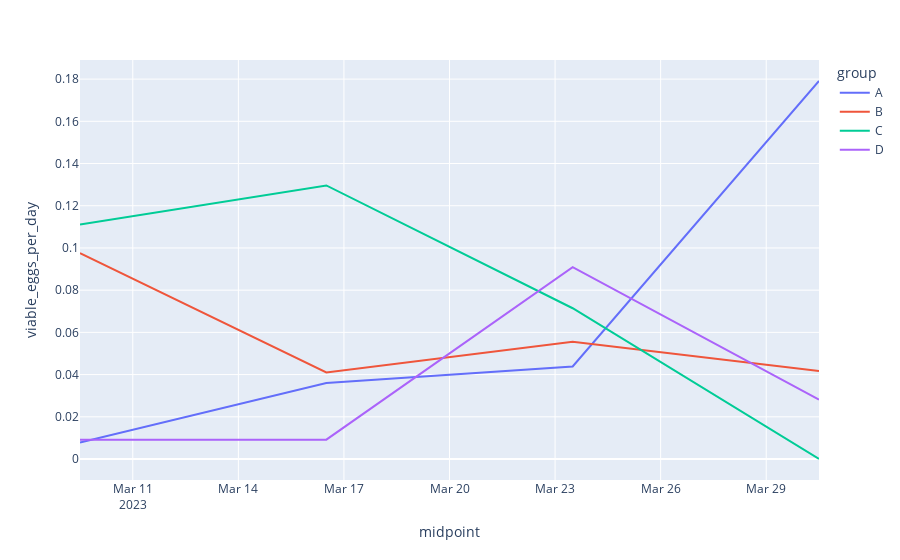

Notebook code cell kept with this figure:
### Code cell
fig = px.line(df_larvae, x="midpoint", y="viable_eggs_per_day", color='group')
fig.show()

### Figure 1 — Plotly figure (JSON) as saved in the notebook; plotly's stock layout.template omitted (floating-point values rounded to 4 significant figures)
{"data": [{"hovertemplate": "group=A<br>midpoint=%{x}<br>viable_eggs_per_day=%{y}<extra></extra>", "legendgroup": "A", "line": {"color": "#636efa", "dash": "solid"}, "marker": {"symbol": "circle"}, "mode": "lines", "name": "A", "orientation": "v", "showlegend": true, "type": "scatter", "x": ["2023-03-09T12:00:00", "2023-03-16T12:00:00", "2023-03-23T12:00:00", "2023-03-30T12:00:00"], "xaxis": "x", "y": [0.007812, 0.03604, 0.04386, 0.1791], "yaxis": "y"}, {"hovertemplate": "group=B<br>midpoint=%{x}<br>viable_eggs_per_day=%{y}<extra></extra>", "legendgroup": "B", "line": {"color": "#EF553B", "dash": "solid"}, "marker": {"symbol": "circle"}, "mode": "lines", "name": "B", "orientation": "v", "showlegend": true, "type": "scatter", "x": ["2023-03-09T12:00:00", "2023-03-16T12:00:00", "2023-03-23T12:00:00", "2023-03-30T12:00:00"], "xaxis": "x", "y": [0.09756, 0.04098, 0.05556, 0.04167], "yaxis": "y"}, {"hovertemplate": "group=C<br>midpoint=%{x}<br>viable_eggs_per_day=%{y}<extra></extra>", "legendgroup": "C", "line": {"color": "#00cc96", "dash": "solid"}, "marker": {"symbol": "circle"}, "mode": "lines", "name": "C", "orientation": "v", "showlegend": true, "type": "scatter", "x": ["2023-03-09T12:00:00", "2023-03-16T12:00:00", "2023-03-23T12:00:00", "2023-03-30T12:00:00"], "xaxis": "x", "y": [0.1111, 0.1296, 0.07143, 0], "yaxis": "y"}, {"hovertemplate": "group=D<br>midpoint=%{x}<br>viable_eggs_per_day=%{y}<extra></extra>", "legendgroup": "D", "line": {"color": "#ab63fa", "dash": "solid"}, "marker": {"symbol": "circle"}, "mode": "lines", "name": "D", "orientation": "v", "showlegend": true, "type": "scatter", "x": ["2023-03-09T12:00:00", "2023-03-16T12:00:00", "2023-03-23T12:00:00", "2023-03-30T12:00:00"], "xaxis": "x", "y": [0.009174, 0.009174, 0.09091, 0.02817], "yaxis": "y"}], "layout": {"autosize": true, "legend": {"title": {"text": "group"}, "tracegroupgap": 0}, "margin": {"t": 60}, "xaxis": {"anchor": "y", "autorange": true, "domain": [0, 1], "range": ["2023-03-09 12:00", "2023-03-30 12:00"], "title": {"text": "midpoint"}, "type": "date"}, "yaxis": {"anchor": "x", "autorange": true, "domain": [0, 1], "range": [-0.00995, 0.1891], "title": {"text": "viable_eggs_per_day"}, "type": "linear"}}}
